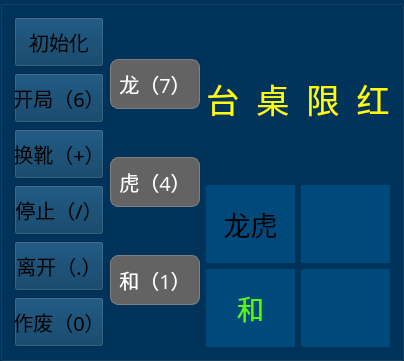
       <widget class="QGroupBox" name="groupBox">
        <property name="styleSheet">
         <string notr="true">background-color: rgb(0, 52, 91);</string>
        </property>
        <property name="title">
         <string/>
        </property>
        <layout class="QHBoxLayout" name="horizontalLayout" stretch="6,1,1,1">
         <item>
          <layout class="QGridLayout" name="gridLayout_2">
           <property name="spacing">
            <number>1</number>
           </property>
          </layout>
         </item>
         <item>
          <layout class="QVBoxLayout" name="verticalLayout_2">
           <item>
            <widget class="QPushButton" name="pu_init">
             <property name="enabled">
              <bool>false</bool>
             </property>
             <property name="minimumSize">
              <size>
               <width>80</width>
               <height>50</height>
              </size>
             </property>
             <property name="font">
              <font>
               <family>方正粗黑宋简体</family>
               <pointsize>15</pointsize>
              </font>
             </property>
             <property name="styleSheet">
              <string notr="true">QPushButton{color: rgb(0, 0, 0);background-image: url(:/result/pu_yellow.png);}
QPushButton:pressed{border-color:gray;background-image: url(:/result/pu_yellow_an.png);
}
QPushButton:disabled{border-color:gray;background-image: url(:/result/pu_yellow_an.png);
}</string>
             </property>
             <property name="text">
              <string>初始化</string>
             </property>
            </widget>
           </item>
           <item>
            <widget class="QPushButton" name="pu_start">
             <property name="enabled">
              <bool>false</bool>
             </property>
             <property name="minimumSize">
              <size>
               <width>80</width>
               <height>50</height>
              </size>
             </property>
             <property name="font">
              <font>
               <family>方正粗黑宋简体</family>
               <pointsize>15</pointsize>
              </font>
             </property>
             <property name="acceptDrops">
              <bool>true</bool>
             </property>
             <property name="styleSheet">
              <string notr="true">QPushButton{color: rgb(0, 0, 0);background-image: url(:/result/pu_yellow.png);}
QPushButton:pressed{border-color:gray;background-image: url(:/result/pu_yellow_an.png);
}
QPushButton:disabled{border-color:gray;background-image: url(:/result/pu_yellow_an.png);
}</string>
             </property>
             <property name="text">
              <string>开局（6）</string>
             </property>
             <property name="shortcut">
              <string>6</string>
             </property>
            </widget>
           </item>
           <item>
            <widget class="QPushButton" name="pu_changeXue">
             <property name="enabled">
              <bool>false</bool>
             </property>
             <property name="minimumSize">
              <size>
               <width>80</width>
               <height>50</height>
              </size>
             </property>
             <property name="font">
              <font>
               <family>方正粗黑宋简体</family>
               <pointsize>15</pointsize>
              </font>
             </property>
             <property name="styleSheet">
              <string notr="true">QPushButton{color: rgb(0, 0, 0);background-image: url(:/result/pu_yellow.png);}
QPushButton:pressed{border-color:gray;background-image: url(:/result/pu_yellow_an.png);
}
QPushButton:disabled{border-color:gray;background-image: url(:/result/pu_yellow_an.png);
}</string>
             </property>
             <property name="text">
              <string>换靴（+）</string>
             </property>
             <property name="shortcut">
              <string>+</string>
             </property>
            </widget>
           </item>
           <item>
            <widget class="QPushButton" name="pu_stop">
             <property name="enabled">
              <bool>false</bool>
             </property>
             <property name="minimumSize">
              <size>
               <width>80</width>
               <height>50</height>
              </size>
             </property>
             <property name="font">
              <font>
               <family>方正粗黑宋简体</family>
               <pointsize>15</pointsize>
              </font>
             </property>
             <property name="styleSheet">
              <string notr="true">QPushButton{color: rgb(0, 0, 0);background-image: url(:/result/pu_yellow.png);}
QPushButton:pressed{border-color:gray;background-image: url(:/result/pu_yellow_an.png);
}
QPushButton:disabled{border-color:gray;background-image: url(:/result/pu_yellow_an.png);
}</string>
             </property>
             <property name="text">
              <string>停止（/）</string>
             </property>
             <property name="shortcut">
              <string>/</string>
             </property>
            </widget>
           </item>
           <item>
            <widget class="QPushButton" name="pu_leave">
             <property name="enabled">
              <bool>false</bool>
             </property>
             <property name="minimumSize">
              <size>
               <width>80</width>
               <height>50</height>
              </size>
             </property>
             <property name="font">
              <font>
               <family>方正粗黑宋简体</family>
               <pointsize>15</pointsize>
              </font>
             </property>
             <property name="styleSheet">
              <string notr="true">QPushButton{color: rgb(0, 0, 0);background-image: url(:/result/pu_yellow.png);}
QPushButton:pressed{border-color:gray;background-image: url(:/result/pu_yellow_an.png);
}
QPushButton:disabled{border-color:gray;background-image: url(:/result/pu_yellow_an.png);
}</string>
             </property>
             <property name="text">
              <string>离开（.）</string>
             </property>
             <property name="shortcut">
              <string>.</string>
             </property>
            </widget>
           </item>
           <item>
            <widget class="QPushButton" name="pu_useless">
             <property name="enabled">
              <bool>false</bool>
             </property>
             <property name="minimumSize">
              <size>
               <width>80</width>
               <height>50</height>
              </size>
             </property>
             <property name="font">
              <font>
               <family>方正粗黑宋简体</family>
               <pointsize>15</pointsize>
              </font>
             </property>
             <property name="styleSheet">
              <string notr="true">QPushButton{color: rgb(0, 0, 0);background-image: url(:/result/pu_yellow.png);}
QPushButton:pressed{border-color:gray;background-image: url(:/result/pu_yellow_an.png);
}
QPushButton:disabled{border-color:gray;background-image: url(:/result/pu_yellow_an.png);
}</string>
             </property>
             <property name="text">
              <string>作废（0）</string>
             </property>
             <property name="shortcut">
              <string>0</string>
             </property>
            </widget>
           </item>
          </layout>
         </item>
         <item>
          <layout class="QVBoxLayout" name="verticalLayout_4">
           <item>
            <widget class="QPushButton" name="pu_long">
             <property name="enabled">
              <bool>false</bool>
             </property>
             <property name="minimumSize">
              <size>
               <width>80</width>
               <height>50</height>
              </size>
             </property>
             <property name="font">
              <font>
               <family>方正粗黑宋简体</family>
               <pointsize>15</pointsize>
              </font>
             </property>
             <property name="styleSheet">
              <string notr="true">QPushButton{color: rgb(255, 255, 255);background:rgb(180, 45, 55);border:1px solid grey; border-radius: 8px;}
QPushButton:hover{border-color:rgb(139,170,105)}
QPushButton:pressed{border-color:gray;background-color: rgb(114, 58, 62);}
QPushButton:disabled{border-color:gray;background-color: rgb(99, 99, 99);
}</string>
             </property>
             <property name="text">
              <string>龙（7）</string>
             </property>
             <property name="shortcut">
              <string>7</string>
             </property>
            </widget>
           </item>
           <item>
            <widget class="QPushButton" name="pu_tiger">
             <property name="enabled">
              <bool>false</bool>
             </property>
             <property name="minimumSize">
              <size>
               <width>80</width>
               <height>50</height>
              </size>
             </property>
             <property name="palette">
              <palette>
               <active>
                <colorrole role="WindowText">
                 <brush brushstyle="SolidPattern">
                  <color alpha="255">
                   <red>255</red>
                   <green>255</green>
                   <blue>255</blue>
                  </color>
                 </brush>
                </colorrole>
                <colorrole role="Button">
                 <brush brushstyle="SolidPattern">
                  <color alpha="255">
                   <red>50</red>
                   <green>73</green>
                   <blue>138</blue>
                  </color>
                 </brush>
                </colorrole>
                <colorrole role="Text">
                 <brush brushstyle="SolidPattern">
                  <color alpha="255">
                   <red>255</red>
                   <green>255</green>
                   <blue>255</blue>
                  </color>
                 </brush>
                </colorrole>
                <colorrole role="ButtonText">
                 <brush brushstyle="SolidPattern">
                  <color alpha="255">
                   <red>255</red>
                   <green>255</green>
                   <blue>255</blue>
                  </color>
                 </brush>
                </colorrole>
                <colorrole role="Base">
                 <brush brushstyle="SolidPattern">
                  <color alpha="255">
                   <red>50</red>
                   <green>73</green>
                   <blue>138</blue>
                  </color>
                 </brush>
                </colorrole>
                <colorrole role="Window">
                 <brush brushstyle="SolidPattern">
                  <color alpha="255">
                   <red>50</red>
                   <green>73</green>
                   <blue>138</blue>
                  </color>
                 </brush>
                </colorrole>
                <colorrole role="PlaceholderText">
                 <brush brushstyle="NoBrush">
                  <color alpha="128">
                   <red>255</red>
                   <green>255</green>
                   <blue>255</blue>
                  </color>
                 </brush>
                </colorrole>
               </active>
               <inactive>
                <colorrole role="WindowText">
                 <brush brushstyle="SolidPattern">
                  <color alpha="255">
                   <red>255</red>
                   <green>255</green>
                   <blue>255</blue>
                  </color>
                 </brush>
                </colorrole>
                <colorrole role="Button">
                 <brush brushstyle="SolidPattern">
                  <color alpha="255">
                   <red>50</red>
                   <green>73</green>
                   <blue>138</blue>
                  </color>
                 </brush>
                </colorrole>
                <colorrole role="Text">
                 <brush brushstyle="SolidPattern">
                  <color alpha="255">
                   <red>255</red>
                   <green>255</green>
                   <blue>255</blue>
                  </color>
                 </brush>
                </colorrole>
                <colorrole role="ButtonText">
                 <brush brushstyle="SolidPattern">
                  <color alpha="255">
                   <red>255</red>
                   <green>255</green>
                   <blue>255</blue>
                  </color>
                 </brush>
                </colorrole>
                <colorrole role="Base">
                 <brush brushstyle="SolidPattern">
                  <color alpha="255">
                   <red>50</red>
                   <green>73</green>
                   <blue>138</blue>
                  </color>
                 </brush>
                </colorrole>
                <colorrole role="Window">
                 <brush brushstyle="SolidPattern">
                  <color alpha="255">
                   <red>50</red>
                   <green>73</green>
                   <blue>138</blue>
                  </color>
                 </brush>
                </colorrole>
                <colorrole role="PlaceholderText">
                 <brush brushstyle="NoBrush">
                  <color alpha="128">
                   <red>255</red>
                   <green>255</green>
                   <blue>255</blue>
                  </color>
                 </brush>
                </colorrole>
               </inactive>
               <disabled>
                <colorrole role="WindowText">
                 <brush brushstyle="SolidPattern">
                  <color alpha="255">
                   <red>255</red>
                   <green>255</green>
                   <blue>255</blue>
                  </color>
                 </brush>
                </colorrole>
                <colorrole role="Button">
                 <brush brushstyle="SolidPattern">
                  <color alpha="255">
                   <red>99</red>
                   <green>99</green>
                   <blue>99</blue>
                  </color>
                 </brush>
                </colorrole>
                <colorrole role="Text">
                 <brush brushstyle="SolidPattern">
                  <color alpha="255">
                   <red>255</red>
                   <green>255</green>
                   <blue>255</blue>
                  </color>
                 </brush>
                </colorrole>
                <colorrole role="ButtonText">
                 <brush brushstyle="SolidPattern">
                  <color alpha="255">
                   <red>255</red>
                   <green>255</green>
                   <blue>255</blue>
                  </color>
                 </brush>
                </colorrole>
                <colorrole role="Base">
                 <brush brushstyle="SolidPattern">
                  <color alpha="255">
                   <red>99</red>
                   <green>99</green>
                   <blue>99</blue>
                  </color>
                 </brush>
                </colorrole>
                <colorrole role="Window">
                 <brush brushstyle="SolidPattern">
                  <color alpha="255">
                   <red>99</red>
                   <green>99</green>
                   <blue>99</blue>
                  </color>
                 </brush>
                </colorrole>
                <colorrole role="PlaceholderText">
                 <brush brushstyle="NoBrush">
                  <color alpha="128">
                   <red>255</red>
                   <green>255</green>
                   <blue>255</blue>
                  </color>
                 </brush>
                </colorrole>
               </disabled>
              </palette>
             </property>
             <property name="font">
              <font>
               <family>方正粗黑宋简体</family>
               <pointsize>15</pointsize>
              </font>
             </property>
             <property name="styleSheet">
              <string notr="true">QPushButton{color: rgb(255, 255, 255);background:rgb(50, 73, 138);border:1px solid grey; border-radius: 8px;}
QPushButton:hover{border-color:rgb(139,170,105)}
QPushButton:pressed{border-color:gray;background-color:rgb(54, 65, 97);}
QPushButton:disabled{border-color:gray;background-color: rgb(99, 99, 99);
}</string>
             </property>
             <property name="text">
              <string>虎（4）</string>
             </property>
             <property name="shortcut">
              <string>4</string>
             </property>
            </widget>
           </item>
           <item>
            <widget class="QPushButton" name="pu_same">
             <property name="enabled">
              <bool>false</bool>
             </property>
             <property name="minimumSize">
              <size>
               <width>80</width>
               <height>50</height>
              </size>
             </property>
             <property name="font">
              <font>
               <family>方正粗黑宋简体</family>
               <pointsize>15</pointsize>
              </font>
             </property>
             <property name="styleSheet">
              <string notr="true">QPushButton{color: rgb(255, 255, 255);background:rgb(60, 160, 74);border:1px solid grey; border-radius: 8px;}
QPushButton:hover{border-color:rgb(139,170,105)}
QPushButton:pressed{border-color:gray;background-color: rgb(39, 78, 55);}
QPushButton:disabled{border-color:gray;background-color: rgb(99, 99, 99);
}</string>
             </property>
             <property name="text">
              <string>和（1）</string>
             </property>
             <property name="shortcut">
              <string>1</string>
             </property>
            </widget>
           </item>
          </layout>
         </item>
         <item>
          <layout class="QVBoxLayout" name="verticalLayout_5">
           <item>
            <widget class="QLabel" name="label">
             <property name="font">
              <font>
               <family>方正粗黑宋简体</family>
               <pointsize>25</pointsize>
              </font>
             </property>
             <property name="styleSheet">
              <string notr="true">QLabel{color: rgb(255, 255, 0);solid grey; border-radius: 8px;}</string>
             </property>
             <property name="text">
              <string>台  桌  限  红</string>
             </property>
             <property name="alignment">
              <set>Qt::AlignCenter</set>
             </property>
            </widget>
           </item>
           <item>
            <layout class="QGridLayout" name="gridLayout_3">
             <item row="0" column="0">
              <widget class="QLabel" name="label_126">
               <property name="minimumSize">
                <size>
                 <width>0</width>
                 <height>0</height>
                </size>
               </property>
               <property name="font">
                <font>
                 <family>方正粗黑宋简体</family>
                 <pointsize>20</pointsize>
                </font>
               </property>
               <property name="styleSheet">
                <string notr="true">background-color: rgb(0, 74, 123);</string>
               </property>
               <property name="text">
                <string>龙虎</string>
               </property>
               <property name="alignment">
                <set>Qt::AlignCenter</set>
               </property>
              </widget>
             </item>
             <item row="1" column="0">
              <widget class="QLabel" name="label_same">
               <property name="font">
                <font>
                 <family>方正粗黑宋简体</family>
                 <pointsize>20</pointsize>
                </font>
               </property>
               <property name="styleSheet">
                <string notr="true">background-color: rgb(0, 74, 123);
color: rgb(85, 255, 0);</string>
               </property>
               <property name="text">
                <string>和</string>
               </property>
               <property name="alignment">
                <set>Qt::AlignCenter</set>
               </property>
              </widget>
             </item>
             <item row="0" column="1">
              <widget class="QLabel" name="label_minLimit">
               <property name="minimumSize">
                <size>
                 <width>0</width>
                 <height>0</height>
                </size>
               </property>
               <property name="font">
                <font>
                 <family>方正粗黑宋简体</family>
                 <pointsize>30</pointsize>
                </font>
               </property>
               <property name="styleSheet">
                <string notr="true">background-color: rgb(0, 74, 123);
color: rgb(255, 255, 255);</string>
               </property>
               <property name="text">
                <string/>
               </property>
               <property name="alignment">
                <set>Qt::AlignCenter</set>
               </property>
              </widget>
             </item>
             <item row="1" column="1">
              <widget class="QLabel" name="label_tieMinLimit">
               <property name="font">
                <font>
                 <family>方正粗黑宋简体</family>
                 <pointsize>30</pointsize>
                </font>
               </property>
               <property name="styleSheet">
                <string notr="true">background-color: rgb(0, 74, 123);
color: rgb(255, 255, 255);</string>
               </property>
               <property name="text">
                <string/>
               </property>
               <property name="alignment">
                <set>Qt::AlignCenter</set>
               </property>
              </widget>
             </item>
            </layout>
           </item>
          </layout>
         </item>
        </layout>
       </widget>
